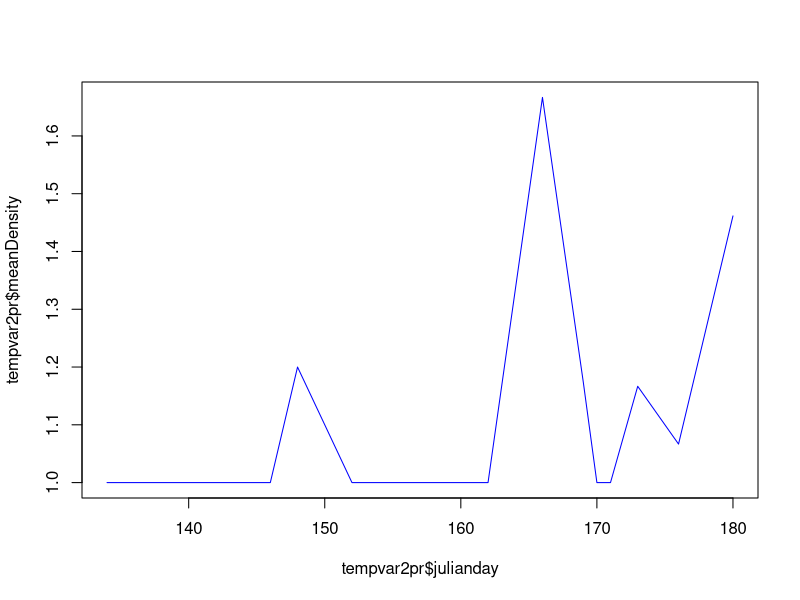
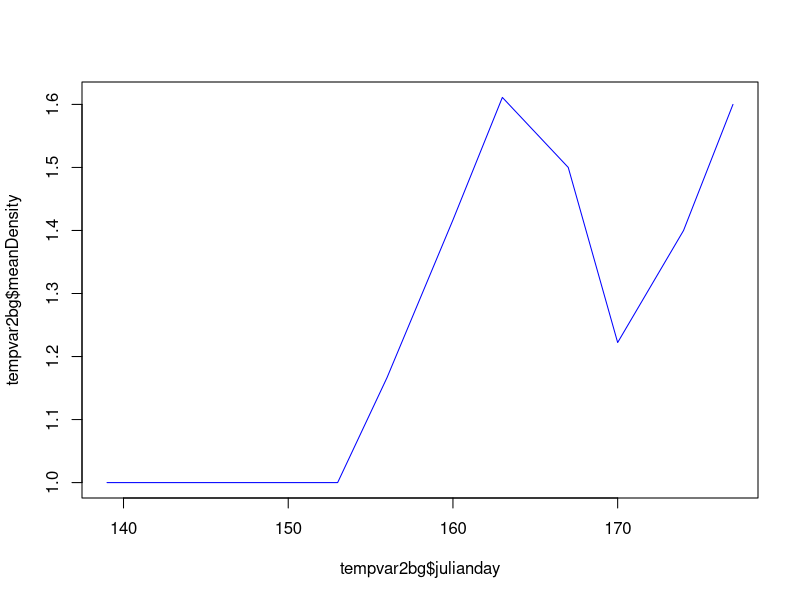
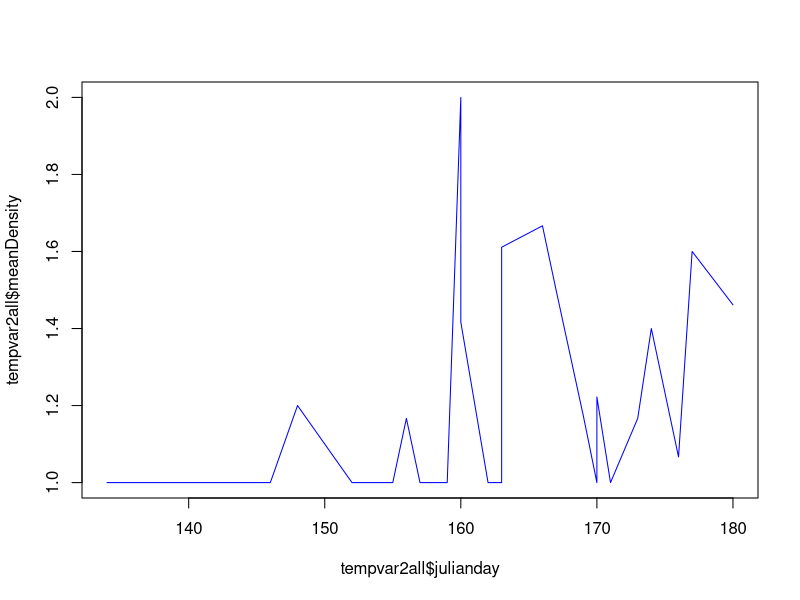

Write R code to recreate these figures, in order.
################################################
# Script for conducting basic analyses based on 
# Caterpillars Count! data exported from the
# phpMyAdmin project site.

# Data include:
#
# tbl_surveys: date, site, time, and temperature of all survey events
#
# tbl_orders: arthropod observed, their length, and count associated with
#             each survey event

# Load required libraries
library(plyr)
library(dplyr)
library(lubridate)

# Read in data
surveys = read.csv('data/tbl_surveys.csv', header=F)
orders = read.csv('data/tbl_orders.csv', header=F)

names(surveys) = c('surveyID', 'site', 'userID', 'survey', 'circle', 'dateStart',
                   'dateSubmit', 'tempMin', 'tempMax', 'notes', 'plantSp',
                   'herbivory', 'photo', 'isValid')
names(orders) = c('recordID', 'surveyID', 'arthropod', 'length', 'notes',
                  'count', 'photo', 'time', 'isValid')

# Merge orders and surveys table
orders2 = merge(surveys, orders, by = 'surveyID', all = T)

orders2$date = as.POSIXlt(orders2$dateStart, format = "%m/%d/%Y %H:%M")
orders2$julianday = yday(orders2$date)

orders3 = orders2[, c('surveyID', 'site', 'survey', 'circle', 'date','julianday',
                      'plantSp','herbivory','arthropod','length',
                      'count','notes.y','notes.x')]

# temp fix of date class
orders3$date = as.character(orders3$date)

# add a year column
tempdate <- substring(orders3$date, 1, 4)
orders3$year = tempdate

# Calculate mean density per survey

meanDensityByDay = function(surveyData,            # merged dataframe of surveys and orders tables
                       ordersToInclude,       # which arthropod orders to calculate density for
                       byTreeSpecies = FALSE, # do we want to calculate densities separately for each tree?
                       minLength = 0,         # minimum arthropod size to include
                       inputYear)                  
  
  {
  dataYear = surveyData[surveyData$year == inputYear, ]
  
  temp = filter(dataYear, length >= minLength & arthropod %in% ordersToInclude)
  if (byTreeSpecies) {
    temp2 = ddply(temp, .(site, julianday, year, plantSp), summarize, 
                  meanDensity = sum(count)/length(unique(surveyID)))
    
  } else {
    temp2 = ddply(temp, .(site, julianday, year), summarize, 
                  meanDensity = sum(count)/length(unique(surveyID)))
  }
  
}

# Plotting
tempvar2 <- meanDensityByDay(surveyData = orders3, ordersToInclude = 'Caterpillars (Lepidoptera larvae)', inputYear = '2015')
tempvar2pr <- tempvar2[tempvar2$site == 117, ] # for Prairie Ridge plot
plot(tempvar2pr$julianday, tempvar2pr$meanDensity, type = 'l', col = "blue")
tempvar2bg <- tempvar2[tempvar2$site == 8892356, ] # for Botanical Garden plot
plot(tempvar2bg$julianday, tempvar2bg$meanDensity, type = 'l', col = "blue")
tempvar2all <- tempvar2[order(tempvar2$julianday), ] # for all 2015 data
plot(tempvar2all$julianday, tempvar2all$meanDensity, type = 'l', col = "blue")

# need to keep surveys with 0 caterpillars
